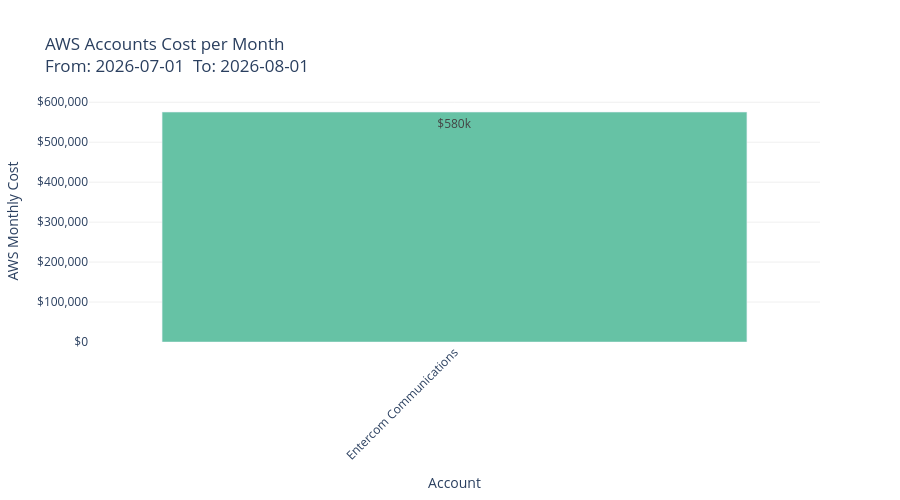

Notebook code for this chart:
### Markdown cell above
# Visulization of the Accounts...

### Code cell
fig_accounts_monthly = px.bar(
    total_per_account_df.reset_index(),
    x="Name", y="Cost", color="Name",
    title=f"AWS Accounts Cost per Month<br>From: {reportStart}  To: {reportEnd}",
    labels={"Cost": "AWS Monthly Cost", "Name": "Account"},
    text_auto="$.2s",
    color_discrete_sequence=px.colors.qualitative.Set2,
    height=500,
)
fig_accounts_monthly.update_layout(
    showlegend=False, xaxis_tickangle=-45,
    plot_bgcolor="white", paper_bgcolor="white",
)
fig_accounts_monthly.update_yaxes(tickformat="$,.0f", showgrid=True, gridcolor="#f0f0f0")
_report_figures["Monthly Cost by Account"] = fig_accounts_monthly
fig_accounts_monthly.show()

### Figure 1 — Plotly figure (JSON) as saved in the notebook; plotly's stock layout.template omitted (floating-point values rounded to 4 significant figures)
{"data": [{"hovertemplate": "Account=%{x}<br>AWS Monthly Cost=%{y}<extra></extra>", "legendgroup": "Entercom Communications", "marker": {"color": "rgb(102,194,165)", "pattern": {"shape": ""}}, "name": "Entercom Communications", "orientation": "v", "showlegend": true, "textposition": "auto", "texttemplate": "%{y:$.2s}", "type": "bar", "x": ["Entercom Communications"], "xaxis": "x", "y": [575400.0], "yaxis": "y"}], "layout": {"barmode": "relative", "height": 500, "legend": {"title": {"text": "Account"}, "tracegroupgap": 0}, "paper_bgcolor": "white", "plot_bgcolor": "white", "showlegend": false, "title": {"text": "AWS Accounts Cost per Month<br>From: 2026-07-01  To: 2026-08-01"}, "xaxis": {"anchor": "y", "categoryarray": ["Entercom Communications"], "categoryorder": "array", "domain": [0, 1], "tickangle": -45, "title": {"text": "Account"}}, "yaxis": {"anchor": "x", "domain": [0, 1], "gridcolor": "#f0f0f0", "showgrid": true, "tickformat": "$,.0f", "title": {"text": "AWS Monthly Cost"}}}}
